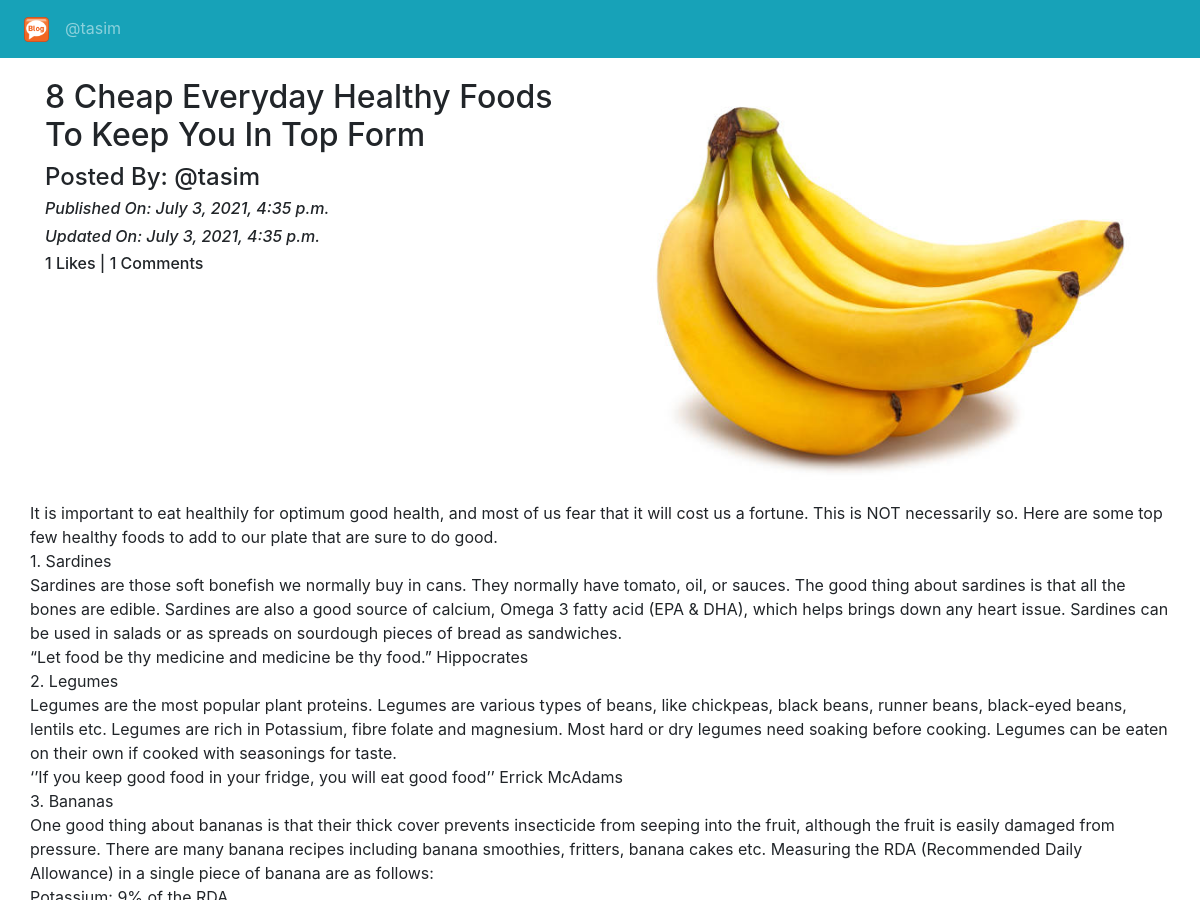
The app's page /blog/details/8 Cheap Everyday Healthy Foods To Keep You In Top Form (signed in, upper part), older data.
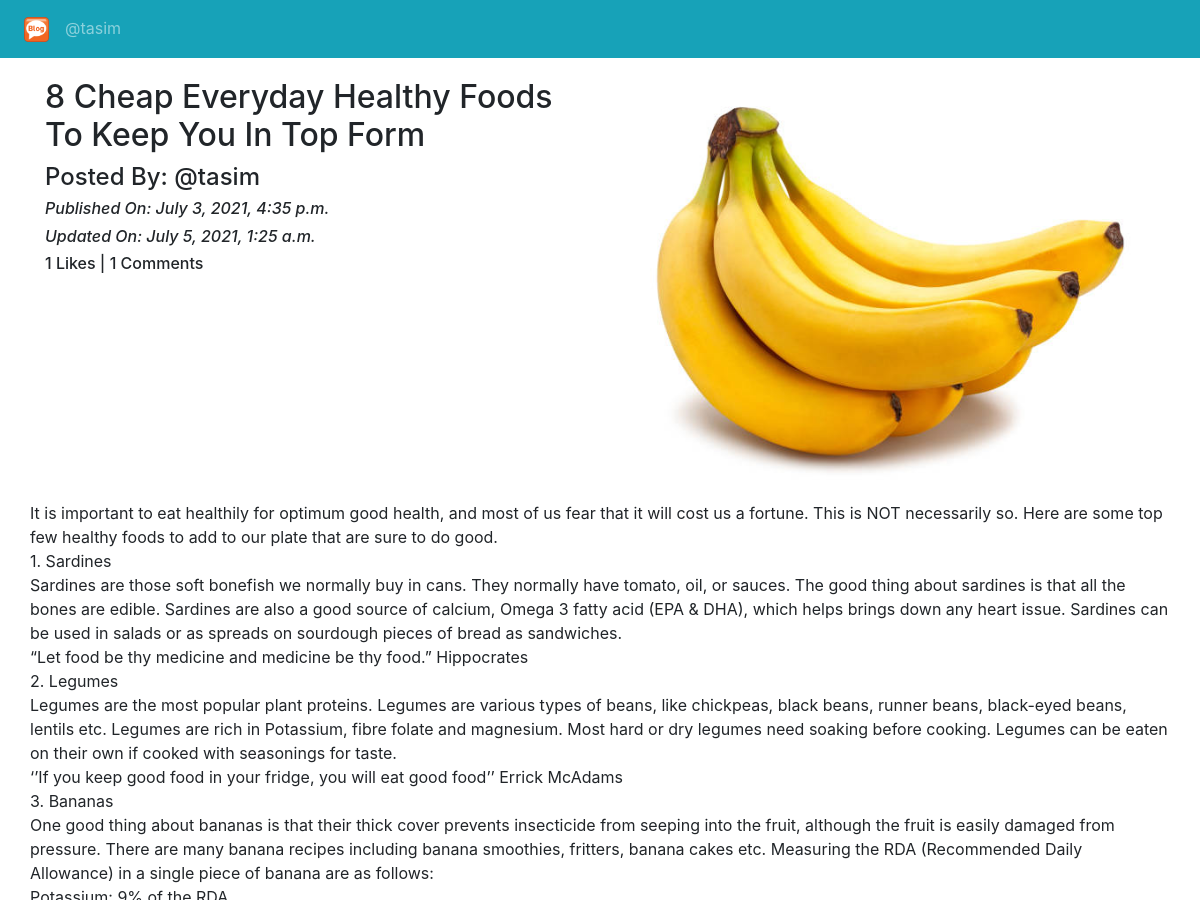
The same page, newer data.
### App_Blog/models.py (models this page shows, shortened)
class Blog(models.Model):
    author = models.ForeignKey(User, on_delete=models.CASCADE, related_name='post_author')
    blog_title = models.CharField(max_length=264, verbose_name='Put a title')
    slug = models.SlugField(max_length=264, unique=True)
    blog_content = models.TextField(verbose_name="What is your mind?")
    blog_image = models.ImageField(upload_to='blog_images', verbose_name='Image')
    publish_date = models.DateTimeField(auto_now_add=True)
    update_date = models.DateTimeField(auto_now=True)

### App_Blog/views.py (the view, shortened to what this page needs)
# urls.py: path('details/<str:blog_title>', views.blog_details, name='blog_details'),
@login_required
def blog_details(request, blog_title):
    blog = Blog.objects.get(blog_title=blog_title)
    comment_form = CommentForm()
    already_liked = Likes.objects.filter(blog=blog, user=request.user)
    if already_liked:
        liked = True
    else:
        liked = False
    return render(request, 'App_Blog/blog_details.html',
                  context={'blog': blog, 'comment_form': comment_form, 'liked': liked, })

### templates/App_Blog/blog_details.html (shortened to what this page needs)
{% extends 'base.html' %}
{% load crispy_forms_tags %}
{% block body_block %}
<div class="row">
  <div class="col-sm-6">
    <h2>{{ blog.blog_title }}</h2>
    <h4>Posted By: @{{ blog.author }}</h4>
    <i><h6>Published On: {{blog.publish_date}}</h6></i>
    <i><h6>Updated On: {{blog.update_date}}</h6></i>
    <h6>{{ blog.blogs_like.count }} Likes | {{blog.blog_comment.count}} Comments</h6>
  </div>
  <div class="col-sm-6">
    <img src="/media/{{blog.blog_image}}" width="100%">
  </div>
  <p>
    {{blog.blog_content|linebreaks}}
  </p>
  </div>
  <br>
  <br>
  {% endblock %}

Row changes from the older to the newer data that the page shows:
changed Blog "8 Cheap Everyday Healthy Foods To Keep You In Top Form": update_date "July 3, 2021, 4:35 p.m." → "July 5, 2021, 1:25 a.m."
